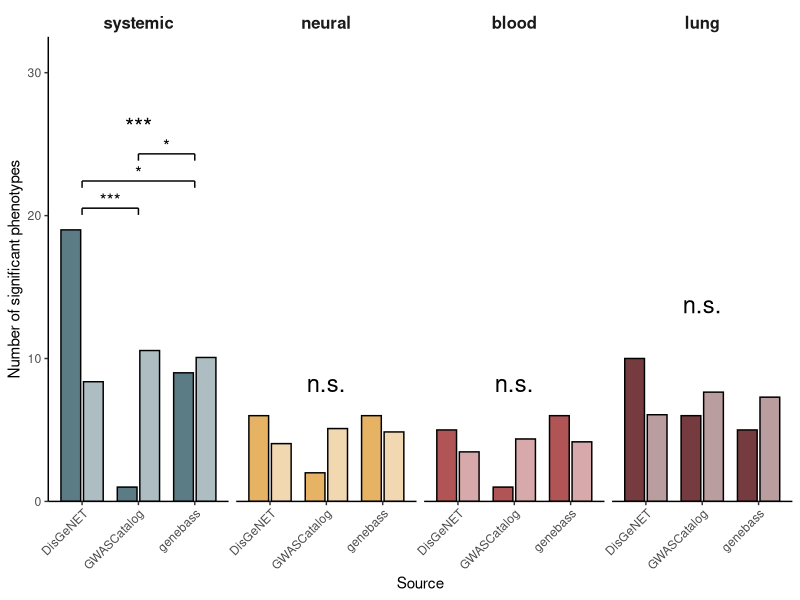

Generate this figure with R:
library(dplyr)
library(tibble)
library(purrr)
library(tidyr)
library(ggplot2)

# -----------------------------
# data
# -----------------------------
df <- tibble::tribble(
  ~source,       ~signatureType, ~n_signif_phenotypes, ~n_ns_phenotypes,
  
  "DisGeNET",    "systemic",     19, 119,
  "GWASCatalog", "systemic",      1, 173,
  "genebass",    "systemic",      9, 157,
  
  "DisGeNET",    "neural",        6, 132,
  "GWASCatalog", "neural",        2, 172,
  "genebass",    "neural",        6, 160,
  
  "DisGeNET",    "blood",         5, 133,
  "GWASCatalog", "blood",         1, 173,
  "genebass",    "blood",         6, 160,
  
  "DisGeNET",    "lung",         10, 128,
  "GWASCatalog", "lung",          6, 168,
  "genebass",    "lung",          5, 161
)

# -----------------------------
# factor order
# -----------------------------
signature_levels <- c("systemic", "neural", "blood", "lung")
source_levels <- c("DisGeNET", "GWASCatalog", "genebass")

df <- df %>%
  mutate(
    source = factor(source, levels = source_levels),
    signatureType = factor(signatureType, levels = signature_levels)
  )

# -----------------------------
# colors
# -----------------------------
signature_colors <- c(
  systemic = "#335C67",
  neural   = "#E09F3E",
  blood    = "#9E2A2B",
  lung     = "#540B0E"
)

# -----------------------------
# chi2 test
# -----------------------------
run_chi2_test <- function(df_subset) {
  cont_table <- as.matrix(
    df_subset %>%
      select(n_signif_phenotypes, n_ns_phenotypes)
  )
  
  rownames(cont_table) <- as.character(df_subset$source)
  colnames(cont_table) <- c("significant", "not_significant")
  
  chi <- chisq.test(cont_table)
  
  tibble(
    chi_square = unname(chi$statistic),
    df = unname(chi$parameter),
    p_value = chi$p.value
  )
}

chi2_results <- df %>%
  group_by(signatureType) %>%
  group_modify(~ run_chi2_test(.x)) %>%
  ungroup() %>%
  mutate(
    signatureType = factor(as.character(signatureType), levels = signature_levels),
    global_label = case_when(
      p_value < 0.001 ~ "***",
      p_value < 0.01  ~ "**",
      p_value < 0.05  ~ "*",
      TRUE            ~ "n.s."
    )
  ) %>%
  arrange(signatureType)

# -----------------------------
# observed + expected
# -----------------------------
run_observed_expected_table <- function(df_subset) {
  cont_table <- as.matrix(
    df_subset %>%
      select(n_signif_phenotypes, n_ns_phenotypes)
  )
  
  rownames(cont_table) <- as.character(df_subset$source)
  colnames(cont_table) <- c("significant", "not_significant")
  
  chi <- chisq.test(cont_table)
  
  observed <- chi$observed
  expected <- chi$expected
  
  tibble(
    source = rownames(observed),
    observed_significant = observed[, "significant"],
    expected_significant = expected[, "significant"]
  )
}

observed_expected_results <- df %>%
  group_by(signatureType) %>%
  group_modify(~ run_observed_expected_table(.x)) %>%
  ungroup() %>%
  mutate(
    source = factor(source, levels = source_levels),
    signatureType = factor(as.character(signatureType), levels = signature_levels)
  ) %>%
  arrange(signatureType, source)

# -----------------------------
# long format for plotting
# -----------------------------
plot_df <- observed_expected_results %>%
  pivot_longer(
    cols = c(observed_significant, expected_significant),
    names_to = "value_type",
    values_to = "count"
  ) %>%
  mutate(
    signatureType = factor(as.character(signatureType), levels = signature_levels),
    source = factor(source, levels = source_levels),
    value_type = factor(
      value_type,
      levels = c("observed_significant", "expected_significant"),
      labels = c("Observed", "Expected")
    ),
    fill_color = signature_colors[as.character(signatureType)],
    fill_color = ifelse(
      value_type == "Observed",
      scales::alpha(fill_color, 0.8),
      scales::alpha(fill_color, 0.4)
    )
  ) %>%
  arrange(signatureType, source, value_type)

# -----------------------------
# y positions for global labels
# -----------------------------
sig_df <- plot_df %>%
  group_by(signatureType) %>%
  summarise(
    y = max(count) * 1.38,
    .groups = "drop"
  ) %>%
  mutate(signatureType = factor(as.character(signatureType), levels = signature_levels)) %>%
  left_join(chi2_results, by = "signatureType") %>%
  arrange(signatureType)

# -----------------------------
# systemic pairwise tests
# -----------------------------
systemic_df <- df %>%
  filter(signatureType == "systemic") %>%
  mutate(source = as.character(source))

pair_tests <- list(
  c("DisGeNET", "GWASCatalog"),
  c("DisGeNET", "genebass"),
  c("GWASCatalog", "genebass")
)

pairwise_systemic_df <- purrr::map_dfr(pair_tests, function(pair) {
  s1 <- pair[1]
  s2 <- pair[2]
  
  sub <- systemic_df %>%
    filter(source %in% c(s1, s2))
  
  x <- sub$n_signif_phenotypes
  n <- sub$n_signif_phenotypes + sub$n_ns_phenotypes
  
  test <- prop.test(x = x, n = n, correct = FALSE)
  
  tibble(
    signatureType = "systemic",
    source_1 = s1,
    source_2 = s2,
    p_value = test$p.value
  )
}) %>%
  mutate(
    signatureType = factor(signatureType, levels = signature_levels),
    p_value_adj = p.adjust(p_value, method = "BH"),
    label = case_when(
      p_value_adj < 0.001 ~ "***",
      p_value_adj < 0.01  ~ "**",
      p_value_adj < 0.05  ~ "*",
      TRUE                ~ "n.s."
    ),
    x1 = c(1, 1, 2),
    x2 = c(2, 3, 3)
  )

systemic_max <- plot_df %>%
  filter(signatureType == "systemic") %>%
  summarise(max_y = max(count)) %>%
  pull(max_y)

pairwise_systemic_df <- pairwise_systemic_df %>%
  mutate(
    y = systemic_max * c(1.08, 1.18, 1.28),
    y_label = y + systemic_max * 0.03
  )

# -----------------------------
# plot
# -----------------------------
p <- ggplot(plot_df, aes(x = source, y = count, group = value_type)) +
  geom_col(
    aes(fill = fill_color),
    position = position_dodge(width = 0.8),
    width = 0.7,
    color = "black",
    show.legend = FALSE
  ) +
  scale_fill_identity() +
  geom_text(
    data = sig_df,
    aes(x = 2, y = y, label = global_label),
    inherit.aes = FALSE,
    size = 6
  ) +
  geom_segment(
    data = pairwise_systemic_df,
    aes(x = x1, xend = x2, y = y, yend = y),
    inherit.aes = FALSE,
    linewidth = 0.5
  ) +
  geom_segment(
    data = pairwise_systemic_df,
    aes(x = x1, xend = x1, y = y, yend = y - systemic_max * 0.025),
    inherit.aes = FALSE,
    linewidth = 0.5
  ) +
  geom_segment(
    data = pairwise_systemic_df,
    aes(x = x2, xend = x2, y = y, yend = y - systemic_max * 0.025),
    inherit.aes = FALSE,
    linewidth = 0.5
  ) +
  geom_text(
    data = pairwise_systemic_df,
    aes(x = (x1 + x2) / 2, y = y_label, label = label),
    inherit.aes = FALSE,
    size = 4.5
  ) +
  facet_wrap(~ signatureType, nrow = 1, drop = FALSE) +
  scale_y_continuous(expand = expansion(mult = c(0, 0.24))) +
  labs(
    x = "Source",
    y = "Number of significant phenotypes"
  ) +
  theme_classic() +
  theme(
    strip.background = element_blank(),
    strip.text = element_text(size = 12, face = "bold"),
    axis.text.x = element_text(angle = 45, hjust = 1),
    legend.position = "none"
  )

p
